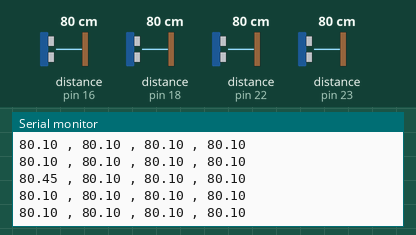
Simulated run of this sketch. Board: Arduino Mega 2560, built with avr-gcc and run on an emulated ATmega2560. Parts: the last lines printed to the serial monitor. Wiring (inferred from the names in the program): 4 × ultrasonic range finder: trigger pin 5, echo pin 18 / trigger pin 17, echo pin 16 / trigger pin 19, echo pin 23 / trigger pin 21, echo pin 22. Inputs (shaded band) come from the test bench; at power-on: distance to the obstacle (sensors on pin 16, pin 18, pin 22, pin 23) 80 cm. The echo pulse lasts 58.3 µs per cm.

Above: at 1.2 s.
1.3 s: distance to the obstacle (sensor on pin 16) set to 2 cm
At 1.31 s:
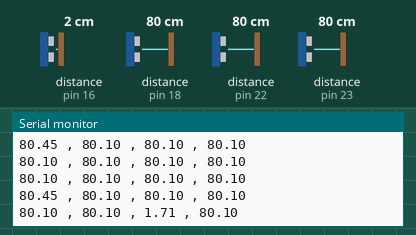
2.8 s: distance to the obstacle (sensor on pin 18) set to 2 cm
At 2.91 s:
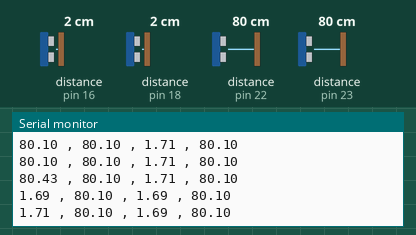
4.3 s: distance to the obstacle (sensor on pin 22) set to 2 cm
At 4.31 s:
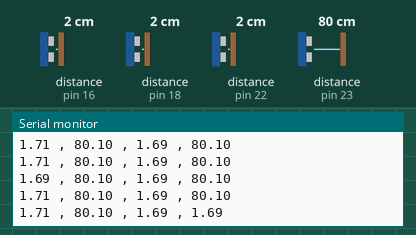
5.8 s: distance to the obstacle (sensor on pin 23) set to 2 cm
At 5.81 s:
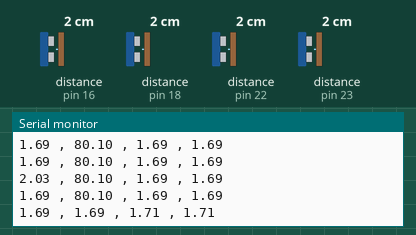
7.3 s: distance to the obstacle (sensor on pin 16) set to 4 cm
At 7.31 s:
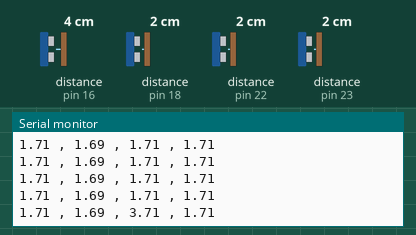
8.8 s: distance to the obstacle (sensor on pin 18) set to 4 cm
At 8.81 s:
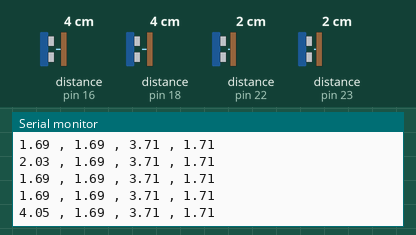
Timing chart, 0 to 11.3 s (numbered marks = the images above; inputs shaded):
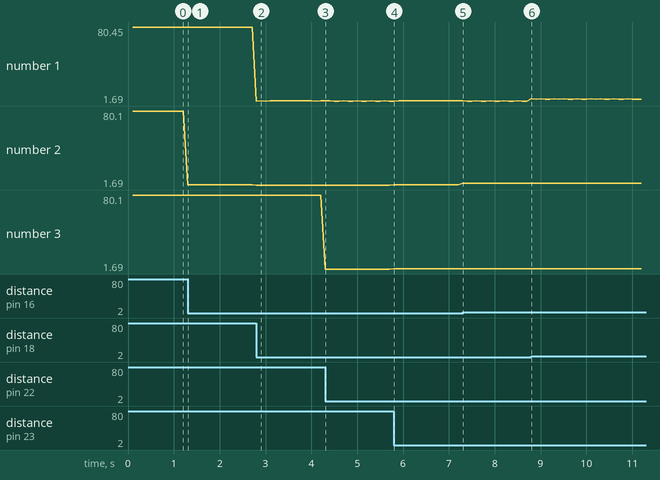

The sketch:

test_esp_4sr04s.ino
```cpp
/*
 * testing 4 sr04 output working or not
 *
 */

#include <SimpleTimer.h>

#define echo1 18
#define trig1 5
#define echo2 23
#define trig2 19
#define echo3 16
#define trig3 17
#define echo4 22
#define trig4 21

double t;

SimpleTimer timer;

void setup() {
  // put your setup code here, to run once:
  // begin serial port
  Serial.begin(9600);

  // pin setup
  pinMode(echo1, INPUT);
  pinMode(trig1, OUTPUT);
  pinMode(echo2, INPUT);
  pinMode(trig2, OUTPUT);
  pinMode(echo3, INPUT);
  pinMode(trig3, OUTPUT);
  pinMode(echo4, INPUT);
  pinMode(trig4, OUTPUT);

  // trig pin low
  digitalWrite(trig1, LOW);
  digitalWrite(trig2, LOW);
  digitalWrite(trig3, LOW);
  digitalWrite(trig4, LOW);

  t = 0;

  timer.setInterval(100, timerCode);
}

void loop() {
  // put your main code here, to run repeatedly:
  timer.run();

}

void timerCode(){
  Serial.print(trigger(trig1, echo1));
  Serial.print(" , ");
  Serial.print(trigger(trig2, echo2));
  Serial.print(" , ");
  Serial.print(trigger(trig3, echo3));
  Serial.print(" , ");
  Serial.print(trigger(trig4, echo4));
  Serial.println("");

}

double trigger(int trig, int echo){
  delayMicroseconds(10);
  digitalWrite(trig, HIGH);
  delayMicroseconds(12);
  digitalWrite(trig, LOW);

  t = pulseIn(echo, HIGH, 6000L);

  return t / 58;
}
```

Measured:
- after the input at 1.3 s, the serial monitor: prints a new line at once (image 1)
- after the input at 2.8 s, the serial monitor: prints a new line at once (image 2)
- after the input at 4.3 s, the serial monitor: prints a new line at once (image 3)
- after the input at 5.8 s, the serial monitor: prints a new line at once (image 4)
- after the input at 7.3 s, the serial monitor: prints a new line at once (image 5)
- after the input at 8.8 s, the serial monitor: prints a new line at once (image 6)
- plotted number 2: 80.1 → 1.71 after the input at 1.3 s, 1.71 → 1.69 after the input at 2.8 s, 1.71 → 3.71 after the input at 7.3 s
